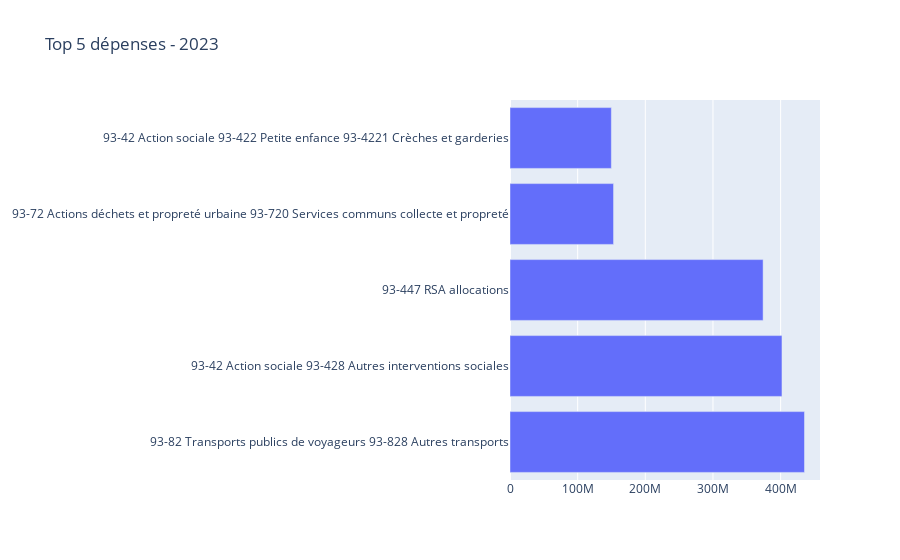

Notebook cell for this chart:
### Code cell
n = 5
year = 2023
top_depense_year_fonct = deprec.top_n(section=section_name, type_operation="Dépense", annee=year, n=n)
title = f"Top {n} dépenses - {year}"
bar_chart(top_depense_year_fonct, x="Valeur",y="Nom_Colonne",split=None, orient="h", title=title, hover="Libellé").show()

### Figure 1 — Plotly figure (JSON) as saved in the notebook; plotly's stock layout.template omitted (floating-point values rounded to 4 significant figures)
{"data": [{"hovertext": ["Autres contributions obligatoires", "Subv. fonct. CCAS", "RSA - Vers. allocations forfaitaires", "Rémunération principale titulaires", "Rémunération principale titulaires"], "orientation": "h", "type": "bar", "x": [435300000.0, 402000000, 374100000.0, 153100000.0, 149800000.0], "y": ["93-82 Transports publics de voyageurs 93-828 Autres transports", "93-42 Action sociale 93-428 Autres interventions sociales", "93-447 RSA allocations", "93-72 Actions déchets et propreté urbaine 93-720 Services communs collecte et propreté", "93-42 Action sociale 93-422 Petite enfance 93-4221 Crèches et garderies"]}], "layout": {"barmode": "group", "title": {"text": "Top 5 dépenses - 2023"}}}
